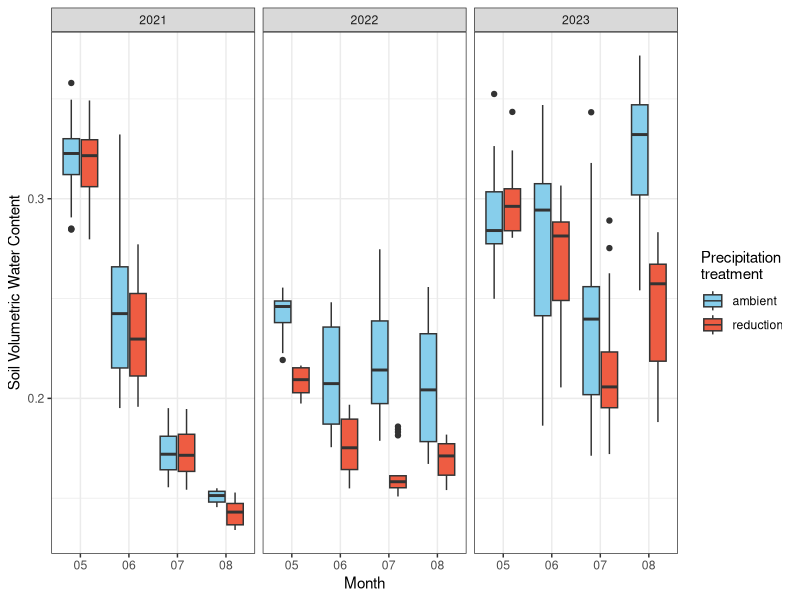
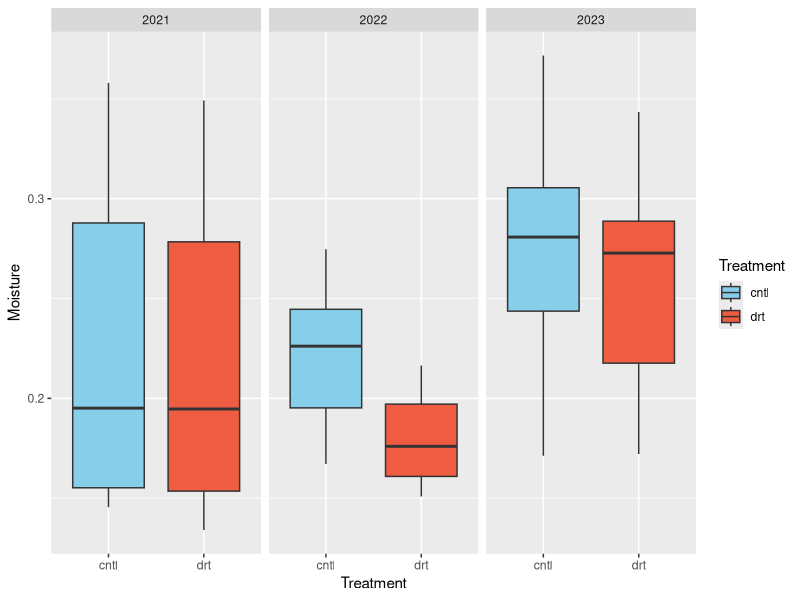

These figures' R source, in order:
#### Soil moisture analyses
#### test for significant difference in soil moisture between 
#### precipitation treatments (and seeding treatments?)

#### 9/29/25: some differences between soil moisture depend on 
#### month, but precipitation treatment, year, and their
#### interaction are all significant in ANOVA.

#### it is unclear which port goes to which seeding treatment.
#### if we have these data we can assess otherwise this is
#### more descriptive analysis than a function of CWMs.  

library(tidyverse)

## cleaned soil moisture data (all values in m3/m3 VWC)
smdat <- read.csv("code/soil_moisture/clean_soilmoisture.csv")

## ensure correct data format and variable names
colnames(smdat) <- c("Treatment", "Date","Moisture") #rename trt to treatment
smdat$Treatment <- as.factor(smdat$Treatment) #make factor
smdat <- smdat %>% #seperate date column
  separate(Date, into = c("Year", "Month", "Day"), sep = "-", remove = T)
smdat$Year <- as.factor(smdat$Year) #make factor
smdat$Month <- as.factor(smdat$Month) #make factor
smdat$Day <- as.factor(smdat$Day) #make factor
## filter for only growing season (May through August)
## probes are unreliable in winter
smdat <- smdat %>%
  filter(Month %in% c("05", "06", "07", "08")) %>%
  mutate(Month = droplevels(Month))  # Removes unused levels

## find monthly average (for viewing and maybe plotting) (not sig. diff in models)
smdat.month <- smdat %>%
  group_by(Year, Month, Treatment) %>%
  summarise(moisturemean = mean(Moisture))
#find percent reduced per month per year
reduction.month <- smdat.month %>%
  pivot_wider(names_from = Treatment, values_from = moisturemean) %>%  # Spread cntl & drt into separate columns
  mutate(percent_reduction = ((cntl - drt) / cntl) * 100)  # Calculate percent reduction

## find annual average to use for analyses
smdat.yr <- smdat %>%
  group_by(Year, Treatment) %>%
  summarise(moistureyr = mean(Moisture))
#find percent reduced per month
reduction.yr <- smdat.yr %>%
  pivot_wider(names_from = Treatment, values_from = moistureyr) %>%  # Spread cntl & drt into separate columns
  mutate(percent_reduction = ((cntl - drt) / cntl) * 100)  # Calculate percent reduction

## mean reduction over course of experiment(currently only looks at
## 2021-2023).
sum(reduction.yr$percent_reduction)/3 # = 9.3% mean reduction, w/ 2024 is = 13.31%


### Test and model differences in soil moisture by year and precipitation treatment

### month does have a strong effect, use this figure for short report, but 
### we are likely only interested in the effect of year (below)
summary(lm(Moisture~Year*Month*Treatment, smdat))
anova(lm(Moisture~Year*Month*Treatment, smdat))
#figure in replort:
ggplot(smdat, aes(y=Moisture, x=Month, fill=Treatment))+
  geom_boxplot()+
  scale_fill_manual(values=c("skyblue","tomato2"), labels = c("ambient", "reduction"))+
  labs(y = "Soil Volumetric Water Content", fill= "Precipitation 
treatment")+
  facet_wrap(~Year, nrow=1)+
  theme_bw()

#jtheme_minimal()#just year
#dry years have stronger effect and drt only matters in dry years
summary(lm(Moisture~Year*Treatment, smdat))
anova(lm(Moisture~Year*Treatment, smdat))
summary(lm(Moisture~Treatment, smdat))
ggplot(smdat, aes(y=Moisture, x=Treatment, fill=Treatment))+
  geom_boxplot()+
  scale_fill_manual(values=c("skyblue","tomato2"))+
  facet_wrap(~Year)

